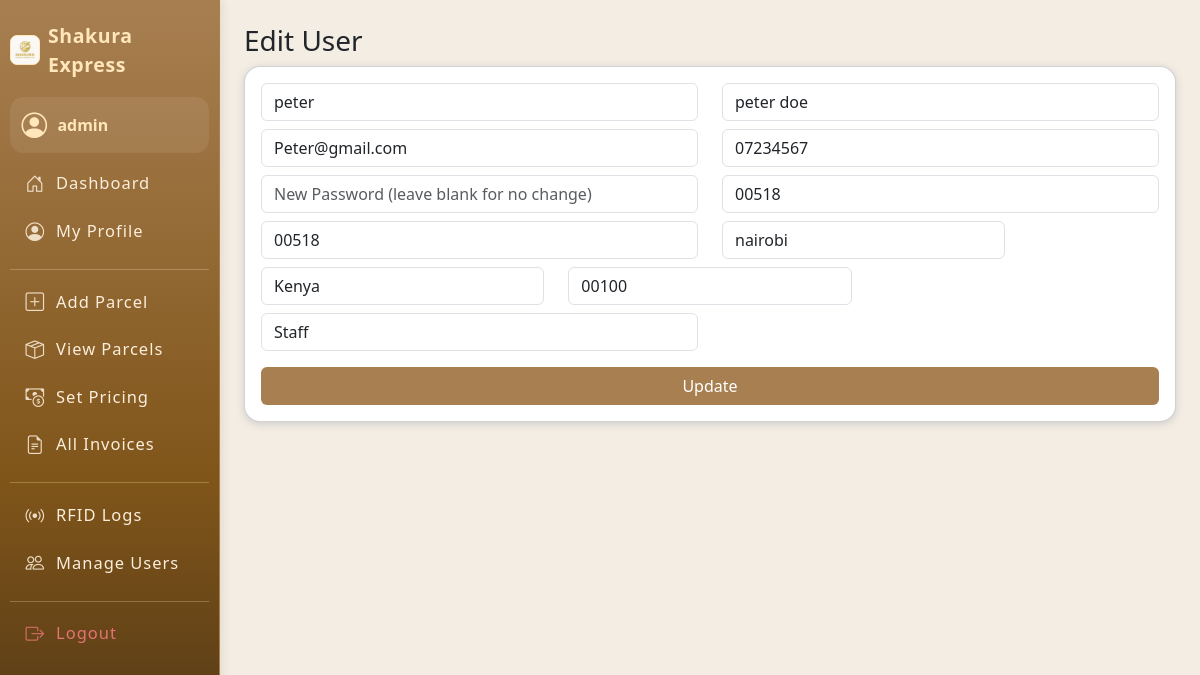
The app's page /users/edit_user.php?id=3 (signed in) with its own data.
### tables this page shows
CREATE TABLE `users` (
  `id` int(11) NOT NULL AUTO_INCREMENT,
  `username` varchar(50) NOT NULL,
  `password` varchar(255) NOT NULL,
  `email` varchar(100) NOT NULL,
  `role` enum('admin','staff','customer') NOT NULL,
  `full_name` varchar(100) NOT NULL,
  `phone` varchar(20) DEFAULT NULL,
  `created_at` datetime DEFAULT current_timestamp(),
  `address_line1` varchar(255) DEFAULT NULL,
  `address_line2` varchar(255) DEFAULT NULL,
  `city` varchar(100) DEFAULT NULL,
  `country` varchar(100) DEFAULT NULL,
  `zip_code` varchar(20) DEFAULT NULL,
  PRIMARY KEY (`id`),
  UNIQUE KEY `username` (`username`)
);

### users/edit_user.php (the view, shortened to what this page needs)
<?php
include '../includes/db.php';
$countries = [
    "Kenya", "Uganda", "Tanzania", "Nigeria", "Ethiopia", "South Africa", "United States", "United Kingdom",
    "India", "China", "Canada", "Australia", "Germany", "France", "Netherlands", "Turkey", "Italy", "Spain",
    "United Arab Emirates", "Saudi Arabia", "Qatar", "Egypt", "Ghana", "Morocco", "Japan", "Brazil", "Singapore"
];
$self = false;
if (isset($_GET['profile']) || (!isset($_GET['id']))) {
    $id = $_SESSION['user_id'];
    $self = true;
} else {
    $id = intval($_GET['id']);
}
$user = $conn->query("SELECT * FROM users WHERE id=$id")->fetch_assoc();
?>
<!DOCTYPE html>
<html lang="en">
<head>
    <link rel="stylesheet" href="/assets/css/style.css">
    <link rel="stylesheet" href="https://cdn.jsdelivr.net/npm/bootstrap@5.3.3/dist/css/bootstrap.min.css">
</head>
<body>
<div class="d-flex">
    <?php include '../includes/sidebar.php'; ?>
    <div class="container p-4">
        <h3><?= $self ? 'Edit Profile' : 'Edit User' ?></h3>
        <form method="post" class="card p-3">
            <div class="row">
                 <div class="col-md-6 mb-2">
                    <input type="text" name="username" class="form-control" placeholder="UserName " value="<?= htmlspecialchars($user['username']) ?>" required>
                </div>
                <div class="col-md-6 mb-2">
                    <input type="text" name="full_name" class="form-control" placeholder="Full Name" value="<?= htmlspecialchars($user['full_name']) ?>" required>
                </div>
                <div class="col-md-6 mb-2">
                    <input type="email" name="email" class="form-control" placeholder="Email" value="<?= htmlspecialchars($user['email']) ?>" required>
                </div>
                <div class="col-md-6 mb-2">
                    <input type="text" name="phone" class="form-control" placeholder="Phone" value="<?= htmlspecialchars($user['phone']) ?>">
                </div>
                <div class="col-md-6 mb-2">
                    <input type="password" name="password" class="form-control" placeholder="New Password (leave blank for no change)">
                </div>
                <div class="col-md-6 mb-2">
                    <input type="text" name="address_line1" class="form-control" placeholder="Address Line 1" value="<?= htmlspecialchars($user['address_line1'] ?? '') ?>" required>
                </div>
                <div class="col-md-6 mb-2">
                    <input type="text" name="address_line2" class="form-control" placeholder="Address Line 2" value="<?= htmlspecialchars($user['address_line2'] ?? '') ?>">
                </div>
                <div class="col-md-4 mb-2">
                    <input type="text" name="city" class="form-control" placeholder="City" value="<?= htmlspecialchars($user['city'] ?? '') ?>" required>
                </div>
                <div class="col-md-4 mb-2">
                    <select name="country" class="form-control" required>
                        <?php foreach ($countries as $c): ?>
                            <option value="<?= htmlspecialchars($c) ?>" <?= ($user['country'] ?? '') == $c ? 'selected' : '' ?>><?= htmlspecialchars($c) ?></option>
                        <?php endforeach; ?>
                    </select>
                </div>
                <div class="col-md-4 mb-2">
                    <input type="text" name="zip_code" class="form-control" placeholder="Zip Code" value="<?= htmlspecialchars($user['zip_code'] ?? '') ?>" required>
                </div>
                <?php if(!$self): ?>
                <div class="col-md-6 mb-2">
                    <select name="role" class="form-control" required>
                        <option value="staff" <?= $user['role']=='staff'?'selected':'' ?>>Staff</option>
                    </select>
                </div>
                <?php endif; ?>
            </div>
            <button class="btn btn-brown mt-2">Update</button>
        </form>
    </div>
</div>
</body>
</html>

### includes/sidebar.php (shortened to what this page needs)
<?php
$role = $_SESSION['role'];
$user_id = $_SESSION['user_id'] ?? null;
require_once '../includes/db.php';
$user_name = '';
if ($user_id) {
    $user_res = $conn->query("SELECT username FROM users WHERE id=$user_id");
    if ($user_res && $user_res->num_rows) {
        $u = $user_res->fetch_assoc();
        $user_name = htmlspecialchars($u['username']);
    }
}
?>
<head>
    <link rel="stylesheet" href="https://cdn.jsdelivr.net/npm/bootstrap-icons@1.11.3/font/bootstrap-icons.min.css">
    <link rel="stylesheet" href="../assets/css/style.css">
</head>
<nav class="sidebar">
    <div class="sidebar-brand">
        <img src="../assets/images/logo.jpeg" width="30" alt="Logo" style="border-radius:7px; background:#fff6eb; border:1.3px solid #ffe6bb;">
        <span>Shakura Express</span>
    </div>
    <div class="user-mini-profile mb-2">
        <i class="bi bi-person-circle"></i>
        <div class="user-details">
            <span><?= $user_name ?: ucfirst($role) ?></span>
        </div>
    </div>
    <ul class="nav flex-column">
        <?php if($role=='admin'): ?>
            <li><a href="../dashboards/admin_dashboard.php" class="nav-link<?=strpos($_SERVER['PHP_SELF'],'admin_dashboard.php')!==false?' active':''?>"><i class="bi bi-house-door"></i> Dashboard</a></li>
            <li><a href="../users/profile.php" class="nav-link<?=strpos($_SERVER['PHP_SELF'],'profile.php')!==false?' active':''?>"><i class="bi bi-person-circle"></i> My Profile</a></li>
            <hr>
            <li><a href="../parcels/add_parcel.php" class="nav-link<?=strpos($_SERVER['PHP_SELF'],'add_parcel.php')!==false?' active':''?>"><i class="bi bi-plus-square"></i> Add Parcel</a></li>
            <li><a href="../parcels/view_parcel.php" class="nav-link<?=strpos($_SERVER['PHP_SELF'],'view_parcel.php')!==false?' active':''?>"><i class="bi bi-box-seam"></i> View Parcels</a></li>
            <li><a href="../pricing/set_pricing.php" class="nav-link<?=strpos($_SERVER['PHP_SELF'],'set_pricing.php')!==false?' active':''?>"><i class="bi bi-cash-coin"></i> Set Pricing</a></li>
            <li><a href="../invoices/view_invoice.php" class="nav-link<?=strpos($_SERVER['PHP_SELF'],'view_invoice.php')!==false?' active':''?>"><i class="bi bi-file-earmark-text"></i> All Invoices</a></li>
            <hr>
            <li><a href="../rfid/logs.php" class="nav-link<?=strpos($_SERVER['PHP_SELF'],'logs.php')!==false?' active':''?>"><i class="bi bi-broadcast"></i> RFID Logs</a></li>
            <li><a href="../users/manage.php" class="nav-link<?=strpos($_SERVER['PHP_SELF'],'manage.php')!==false?' active':''?>"><i class="bi bi-people"></i> Manage Users</a></li>
        <?php endif; ?>
        <hr>
        <li><a href="../auth/logout.php" class="nav-link text-danger"><i class="bi bi-box-arrow-right"></i> Logout</a></li>
    </ul>
</nav>

### assets/css/style.css (style rules this page uses)
body { background-color: #f4ede3; }
.sidebar { min-width: 220px; }
.btn-brown { background: #a87f51; color: white; }
.card { border-radius: 16px; box-shadow: 0 2px 8px #ccc; }
.sidebar { position: fixed; top: 0; left: 0; height: 100vh; width: 220px; background: linear-gradient(180deg, #a87f51 0%, #80551a 60%, #4b3415 100%); color: #fff; padding: 1.3rem 0.6rem 1rem 0.6rem; z-index: 1000; border-right: 1px solid #a87f51; box-shadow: 1px 0 9px rgba(108,78,42,0.15); display: flex; flex-direction: column; font-size: 1.01rem; min-height: 0; max-height: 100vh; overflow-y: auto; }
.sidebar-brand { font-size: 1.22rem; font-weight: 700; letter-spacing: .6px; margin-bottom: 1.1rem; color: #ffe6bb; display: flex; align-items:center; gap: 0.52rem; }
.sidebar .user-mini-profile { background: rgba(255,255,255,0.08); border-radius: .85rem; padding: .6rem .75rem .5rem .75rem; margin-bottom: 1.28rem; font-size: .96rem; display: flex; align-items: center; gap: 0.64rem; }
.sidebar .user-mini-profile .bi-person-circle { font-size: 1.6rem; color: #ffe6bb; }
.sidebar .user-mini-profile .user-details span { display: block; color: #ffe6bb; font-weight: 600; margin-bottom: 0; font-size: 1.04em; }
.sidebar .nav { flex: 1 1 auto; margin-bottom: 1.2rem; }
.sidebar .nav-link { color: #fbeedc; margin-bottom: .11rem; padding: .56rem 1rem; font-size: 1.03rem; border-radius: .62rem; display: flex; align-items: center; gap: .68rem; transition: background .14s, color .13s; font-weight: 500; letter-spacing: .06em; }
.sidebar .nav-link .bi { font-size: 1.13em; opacity: 0.88; }
.sidebar .nav-link.text-danger { color: #e57373 !important; }
.sidebar hr { border-color: #ffe6bb; opacity: 0.27; margin: 13px 0 9px 0; }
body { margin-left: 220px !important; }

### records on screen
users: username "admin"
users: username "peter", full_name "peter doe", email "Peter@gmail.com", phone "07234567", address_line1 "00518", address_line2 "00518", city "nairobi", country "Kenya", zip_code "00100", role "Staff"
